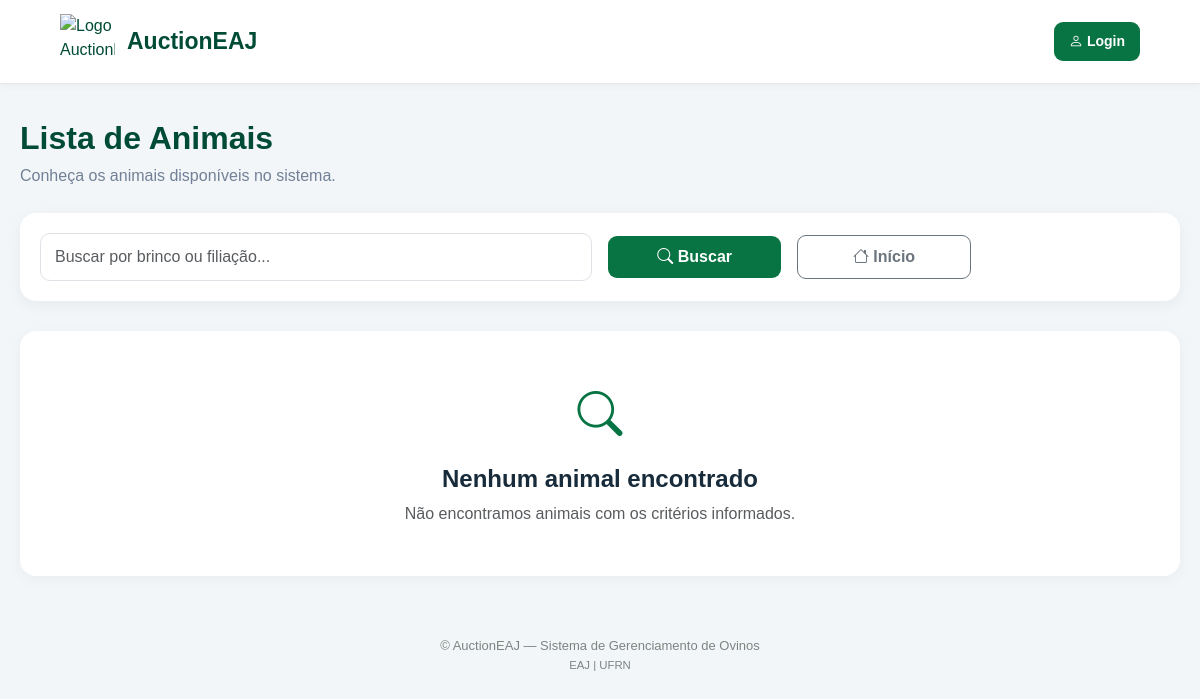
/lista_ovinos, run on an earlier commit of the app's database.
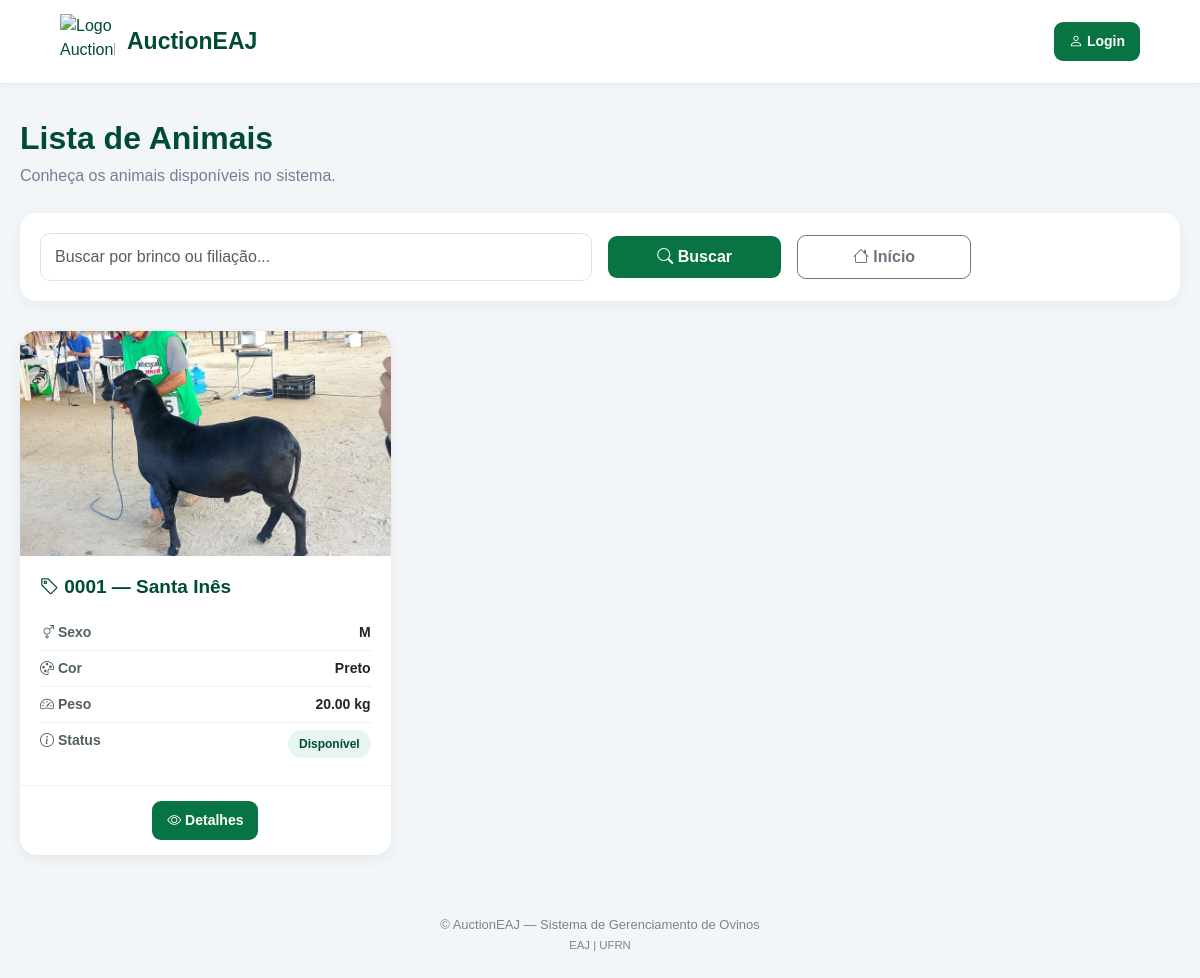
And on a later commit of the database.
### ovinos/models.py (models this page shows, shortened)
class Ovino(models.Model):
    SEXO_CHOICES = (
        ('M', 'Macho'),
        ('F', 'Fêmea'),
    )
    STATUS_CHOICES = (
        ('Disponível', 'Disponível'),
        ('Vendido', 'Vendido'),
        ('Reservado', 'Reservado'),
    )
    numero_brinco = models.CharField(max_length=20, unique=True)
    raca = models.CharField(max_length=50)
    sexo = models.CharField(max_length=1, choices=SEXO_CHOICES)
    cor = models.CharField(max_length=30)
    peso_atual = models.DecimalField(max_digits=5, decimal_places=2)
    altura = models.DecimalField(max_digits=5, decimal_places=2)
    quantidade_crias = models.IntegerField(blank=True, null=True)
    peso_ao_nascer = models.DecimalField(max_digits=5, decimal_places=2, blank=True, null=True)
    filiacao = models.CharField(max_length=100, blank=True, null=True)
    status = models.CharField(max_length=20, choices=STATUS_CHOICES, default='Disponível')
    data_nascimento = models.DateField(blank=True, null=True)
    foto = models.ImageField(upload_to='fotos_ovinos/', blank=True, null=True)

### ovinos/views.py (the view)
# urls.py: path('lista_ovinos', views.lista_ovinos, name='lista_ovinos'),
def lista_ovinos(request):
    query = request.GET.get('q')
    filtros = {
        'raca': request.GET.get('raca'),
        'sexo': request.GET.get('sexo'),
        'cor': request.GET.get('cor'),
        'status': request.GET.get('status'),
    }
    ovinos = Ovino.objects.all()
    if query:
        ovinos = ovinos.filter(Q(numero_brinco__icontains=query)|Q(filiacao__icontains=query))
    for key, value in filtros.items():
        if value:
            ovinos = ovinos.filter(**{key: value})
    peso_min = request.GET.get('peso_min')
    peso_max = request.GET.get('peso_max')
    if peso_min: ovinos = ovinos.filter(peso_atual__gte=peso_min)
    if peso_max: ovinos = ovinos.filter(peso_atual__lte=peso_max)
    altura_min = request.GET.get('altura_min')
    altura_max = request.GET.get('altura_max')
    if altura_min: ovinos = ovinos.filter(altura__gte=altura_min)
    if altura_max: ovinos = ovinos.filter(altura__lte=altura_max)
    crias_min = request.GET.get('crias_min')
    crias_max = request.GET.get('crias_max')
    if crias_min: ovinos = ovinos.filter(quantidade_crias__gte=crias_min)
    if crias_max: ovinos = ovinos.filter(quantidade_crias__lte=crias_max)
    return render(request,'ovinos/lista_ovinos.html',{'ovinos':ovinos})

### ovinos/templates/ovinos/lista_ovinos.html (shortened to what the changed rows need)
{% load static %}
<!DOCTYPE html>
<html lang="pt-BR">
<head>
    <link href="https://cdn.jsdelivr.net/npm/bootstrap@5.3.0/dist/css/bootstrap.min.css" rel="stylesheet">
    <link href="https://cdn.jsdelivr.net/npm/bootstrap-icons@1.11.3/font/bootstrap-icons.css" rel="stylesheet">
</head>
<body>
<header class="topbar">
    <a href="{% url 'home' %}" class="brand">
        <h2>AuctionEAJ</h2>
    </a>
</header>
<main class="main-container">
    <div class="mb-4">
        {% if user.is_authenticated %}
            <h2 class="page-title">
                <i class="bi bi-search"></i> Consultar Animais
            </h2>
            <p class="page-subtitle">
                Consulte os animais cadastrados no sistema AuctionEAJ.
            </p>
        {% else %}
            <h2 class="page-title">
                 Lista de Animais
            </h2>
        {% endif %}
    </div>
    <div class="row g-4">
        {% for ovino in ovinos %}
        <div class="col-xl-4 col-md-6 col-12">
            <div class="card animal-card">
                {% if ovino.foto %}
                    <img src="{{ ovino.foto.url }}"
                         class="animal-image"
                         alt="Foto do ovino {{ ovino.numero_brinco }}">
                {% else %}
                    <div class="animal-image d-flex flex-column justify-content-center align-items-center">
                        <i class="bi bi-image fs-1 text-success"></i>
                        <span class="text-muted small mt-2">Sem foto cadastrada</span>
                    </div>
                {% endif %}
                <div class="card-body">
                    <h5 class="animal-title">
                        <i class="bi bi-tag"></i>
                        {{ ovino.numero_brinco }} — {{ ovino.raca }}
                    </h5>
                    <div class="animal-info">
                        <strong><i class="bi bi-gender-ambiguous"></i> Sexo</strong>
                        <span>{{ ovino.sexo }}</span>
                    </div>
                    <div class="animal-info">
                        <strong><i class="bi bi-palette"></i> Cor</strong>
                        <span>{{ ovino.cor }}</span>
                    </div>
                    <div class="animal-info">
                        <strong><i class="bi bi-speedometer2"></i> Peso</strong>
                        <span>{{ ovino.peso_atual }} kg</span>
                    </div>
                    <div class="animal-info">
                        <strong><i class="bi bi-info-circle"></i> Status</strong>
                        <span>
                            <span class="status">{{ ovino.status }}</span>
                        </span>
                    </div>
                </div>
                <div class="card-footer d-flex justify-content-center flex-wrap gap-2">
                    <a href="{% url 'detalhes_ovino' ovino.pk %}"
                       class="btn btn-green btn-sm">
                        <i class="bi bi-eye"></i> Detalhes
                    </a>
                </div>
            </div>
        </div>
        {% empty %}
        <div class="col-12">
            <div class="empty-state">
                <i class="bi bi-search"></i>
                <h4 class="fw-bold mt-3">Nenhum animal encontrado</h4>
                <p class="text-muted mb-0">
                    Não encontramos animais com os critérios informados.
                </p>
            </div>
        </div>
        {% endfor %}
    </div>
</main>
</body>
</html>

What changed in the data, as far as the page shows it:
added Ovino: foto (picture), numero_brinco "0001", raca "Santa Inês", sexo "M", cor "Preto", peso_atual "20.00", status "Disponível"
Also different on the page:
text no longer shown: "Nenhum animal encontrado Não encontramos animais com os critérios informados."
